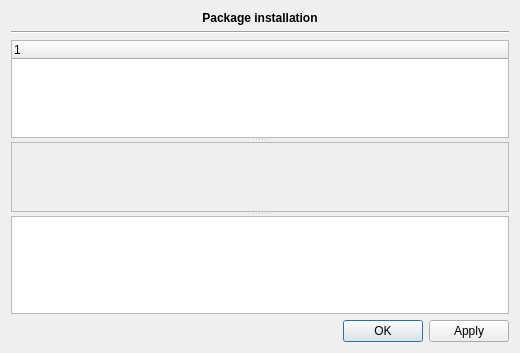
<?xml version="1.0" encoding="UTF-8"?>
<ui version="4.0">
 <class>DataPack::PackProcessDialog</class>
 <widget class="QDialog" name="DataPack::PackProcessDialog">
  <property name="geometry">
   <rect>
    <x>0</x>
    <y>0</y>
    <width>520</width>
    <height>353</height>
   </rect>
  </property>
  <property name="windowTitle">
   <string>Dialog</string>
  </property>
  <layout class="QGridLayout" name="gridLayout">
   <item row="0" column="0">
    <widget class="QLabel" name="titleLabel">
     <property name="font">
      <font>
       <weight>75</weight>
       <bold>true</bold>
      </font>
     </property>
     <property name="text">
      <string>Package installation</string>
     </property>
     <property name="alignment">
      <set>Qt::AlignCenter</set>
     </property>
    </widget>
   </item>
   <item row="1" column="0">
    <widget class="Line" name="line">
     <property name="orientation">
      <enum>Qt::Horizontal</enum>
     </property>
    </widget>
   </item>
   <item row="2" column="0">
    <widget class="Utils::MiniSplitter" name="splitter">
     <property name="orientation">
      <enum>Qt::Vertical</enum>
     </property>
     <widget class="QTreeWidget" name="treeWidget">
      <column>
       <property name="text">
        <string notr="true">1</string>
       </property>
      </column>
     </widget>
     <widget class="QScrollArea" name="scrollArea">
      <property name="widgetResizable">
       <bool>true</bool>
      </property>
      <widget class="QWidget" name="scrollAreaWidgetContents">
       <property name="geometry">
        <rect>
         <x>0</x>
         <y>0</y>
         <width>494</width>
         <height>76</height>
        </rect>
       </property>
      </widget>
     </widget>
     <widget class="QTextBrowser" name="textBrowser"/>
    </widget>
   </item>
   <item row="3" column="0">
    <widget class="QDialogButtonBox" name="buttonBox">
     <property name="orientation">
      <enum>Qt::Horizontal</enum>
     </property>
     <property name="standardButtons">
      <set>QDialogButtonBox::Apply|QDialogButtonBox::Ok</set>
     </property>
    </widget>
   </item>
  </layout>
 </widget>
 <customwidgets>
  <customwidget>
   <class>Utils::MiniSplitter</class>
   <extends>QSplitter</extends>
   <header location="global">utils/widgets/minisplitter.h</header>
   <container>1</container>
  </customwidget>
 </customwidgets>
 <resources/>
 <connections>
  <connection>
   <sender>buttonBox</sender>
   <signal>accepted()</signal>
   <receiver>DataPack::PackProcessDialog</receiver>
   <slot>accept()</slot>
   <hints>
    <hint type="sourcelabel">
     <x>248</x>
     <y>254</y>
    </hint>
    <hint type="destinationlabel">
     <x>157</x>
     <y>274</y>
    </hint>
   </hints>
  </connection>
  <connection>
   <sender>buttonBox</sender>
   <signal>rejected()</signal>
   <receiver>DataPack::PackProcessDialog</receiver>
   <slot>reject()</slot>
   <hints>
    <hint type="sourcelabel">
     <x>316</x>
     <y>260</y>
    </hint>
    <hint type="destinationlabel">
     <x>286</x>
     <y>274</y>
    </hint>
   </hints>
  </connection>
 </connections>
</ui>
